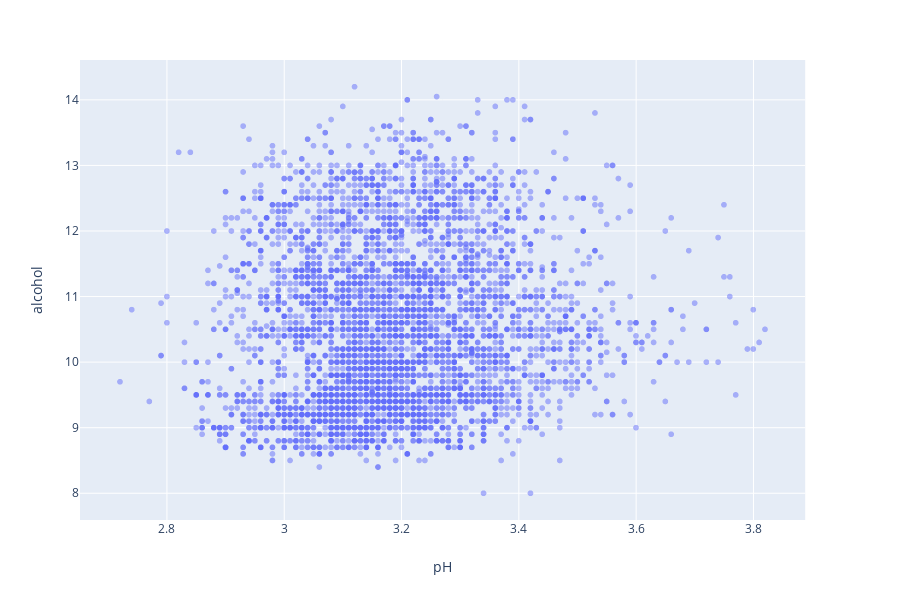

This figure's notebook cell:
### Code cell
# c) with plotly
import plotly.express as px
px.scatter(df, x='pH', y='alcohol', opacity=0.5)

### Figure 1 — Plotly figure (JSON) as saved in the notebook; plotly's stock layout.template omitted (floating-point values rounded to 4 significant figures; data arrays with more than 128 entries replaced by an {"elided": "..."} marker saying what was removed)
{"data": [{"hoverlabel": {"namelength": 0}, "hovertemplate": "pH=%{x}<br>alcohol=%{y}", "legendgroup": "", "marker": {"color": "#636efa", "opacity": 0.5, "symbol": "circle"}, "mode": "markers", "name": "", "showlegend": false, "type": "scattergl", "x": {"elided": "4898 float values"}, "xaxis": "x", "y": {"elided": "4898 float values"}, "yaxis": "y"}], "layout": {"height": 600, "legend": {"tracegroupgap": 0}, "margin": {"t": 60}, "xaxis": {"anchor": "y", "domain": [0, 0.98], "title": {"text": "pH"}}, "yaxis": {"anchor": "x", "domain": [0, 1], "title": {"text": "alcohol"}}}}
